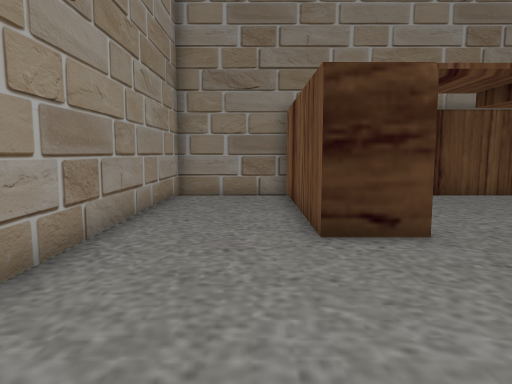
view 1 (above)

12 first-person views from a walk through a scene from a Unity 3-D project. The camera is 1.4 m above the floor, tilts 6° down and sees 70° across. The floor is counted in squares, 1 m on a side. Each view is taken from the middle of a square. On the plan, view 1 faces up. The plan holds only what a view shows up to about 16 squares ahead; the rest is blank. The place goes on beyond the plan. Some surface patterns are stand-ins.

view 2
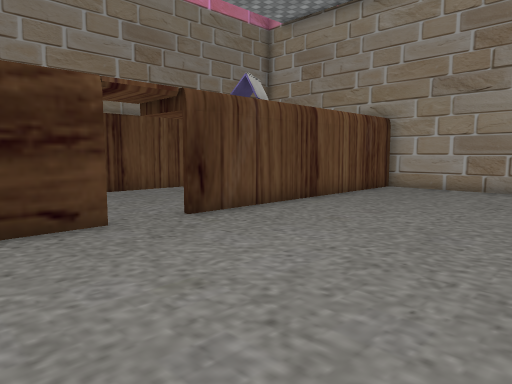

view 3
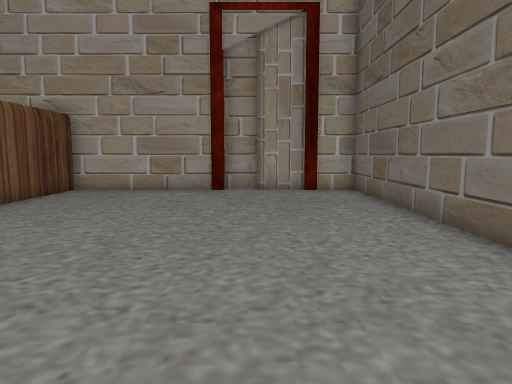

view 4
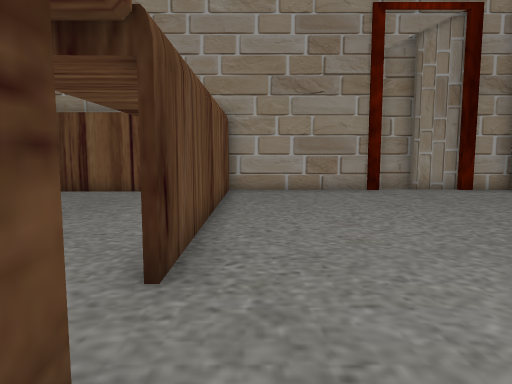

view 5
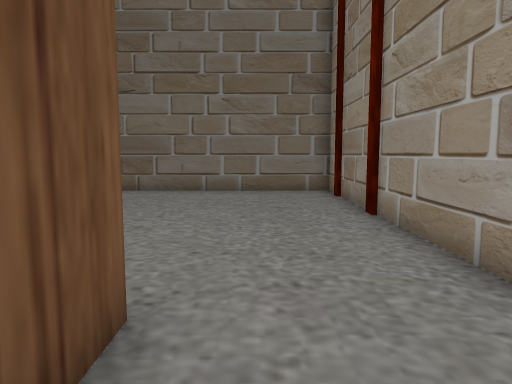

view 6
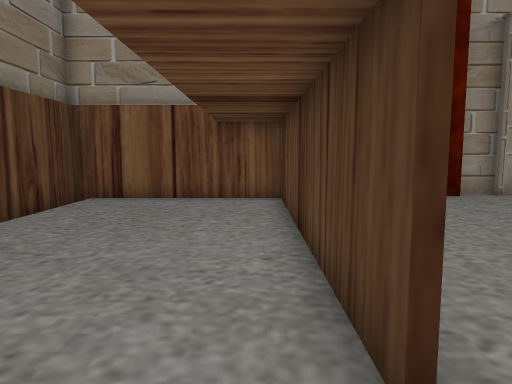

view 7
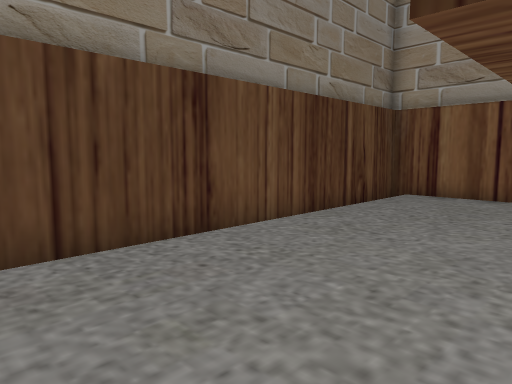

view 8
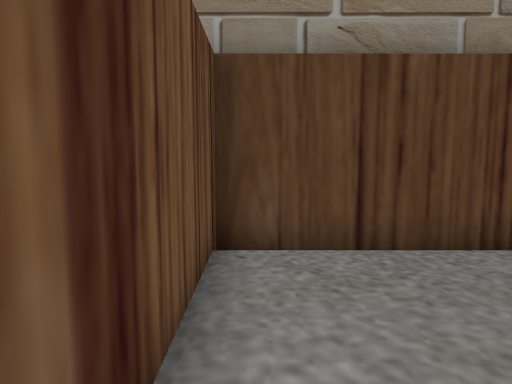

view 9
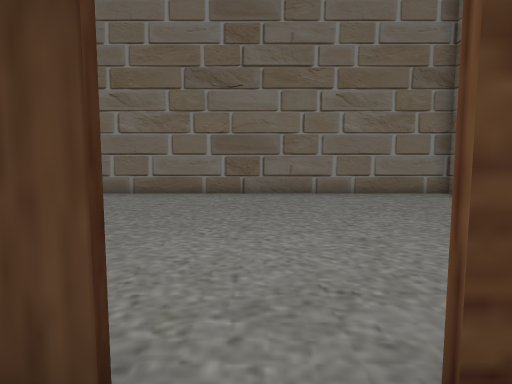

view 10
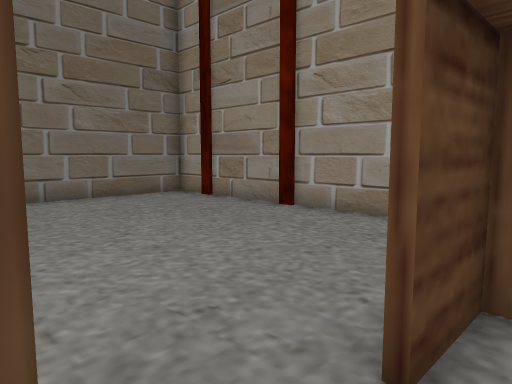

view 11
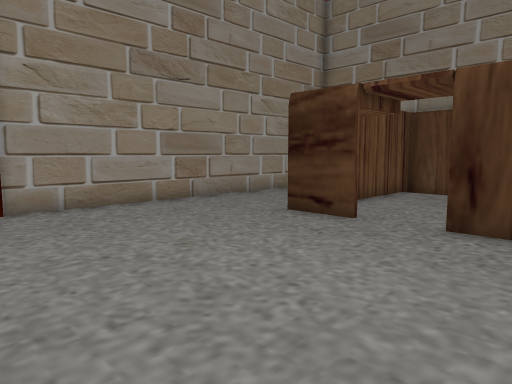

view 12
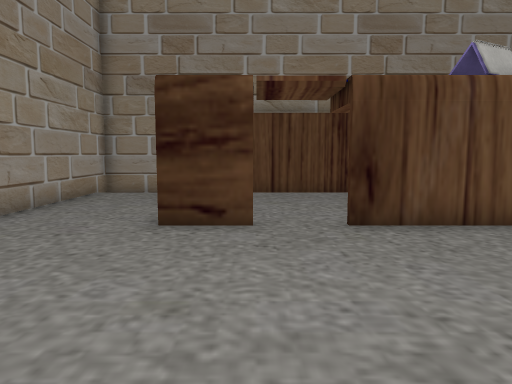

### Floor plan
Key: @ floor where view 1 was taken; # wall or solid block; . floor; / step, stairs or slope.
Columns run from 3 left of view 1 to 15 right of it. Each row starts with its distance up from view 1.
 13 ###################
 12 #...#/////////////#
 11 #...#.............#
 10 #...#.............#
  9 #...#.............#
  8 #...#.............#
  7 #...#.............#
  6 #...##..###########
  5 #.................#
  4 #.................#
  3 #.................#
  2 #.................#
  1 #.................#
  0 #..@..............#
 -1 #.................#
 -2 #.................#
 -3 #.................#
 -4 #.................#
 -5 ###################

Positions as (right, up) in squares from view 1, and headings:
1: (0, 0), facing up
2: (0, -1), facing up-right
3: (1, -1), facing right
4: (1, 5), facing right
5: (0, 9), facing down
6: (3, 7), facing right
7: (2, 7), facing up-right
8: (2, 7), facing up
9: (4, 8), facing down
10: (5, 7), facing down-left
11: (7, -1), facing up-left
12: (3, -1), facing up
